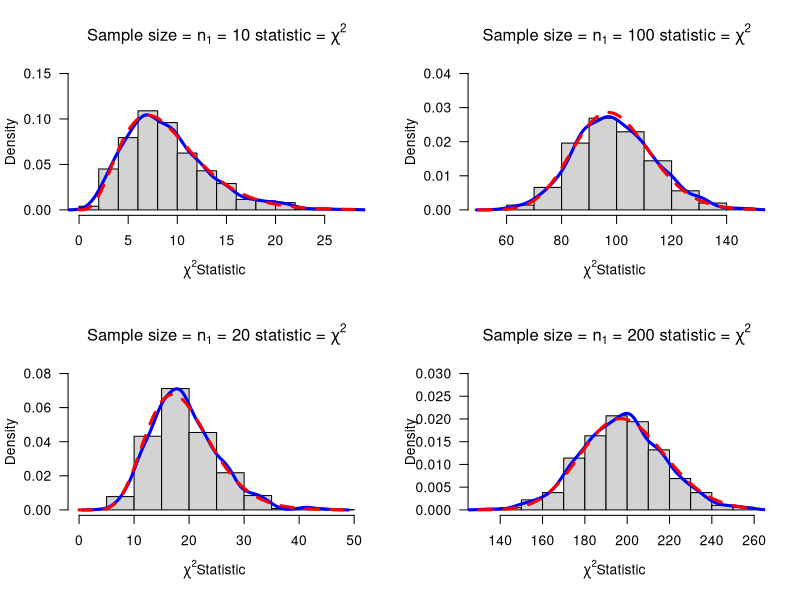
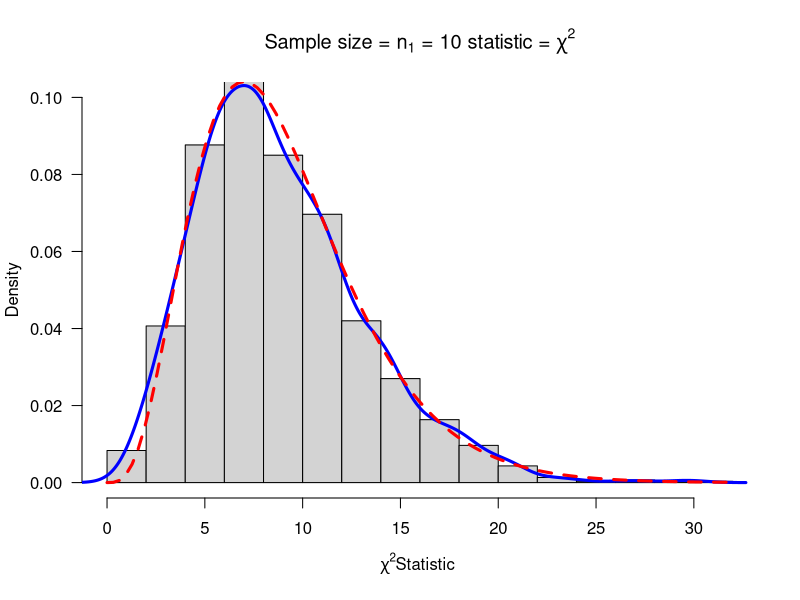
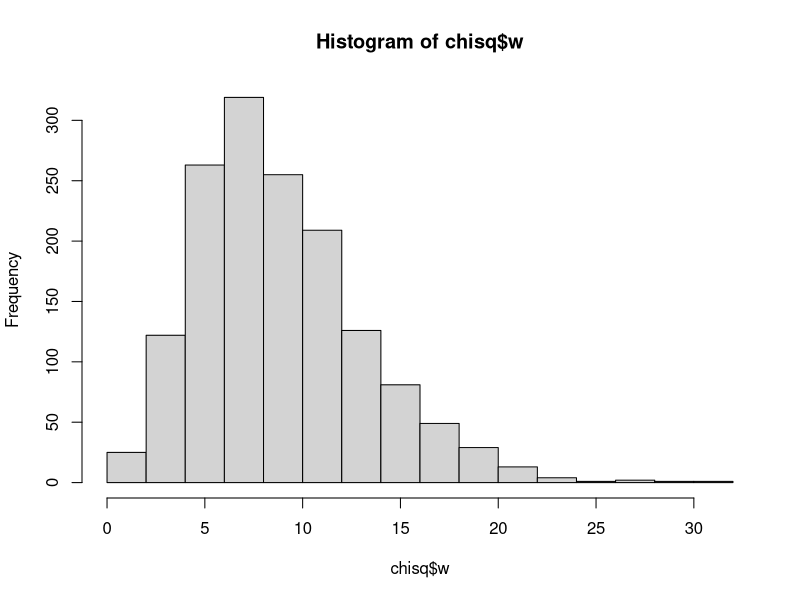
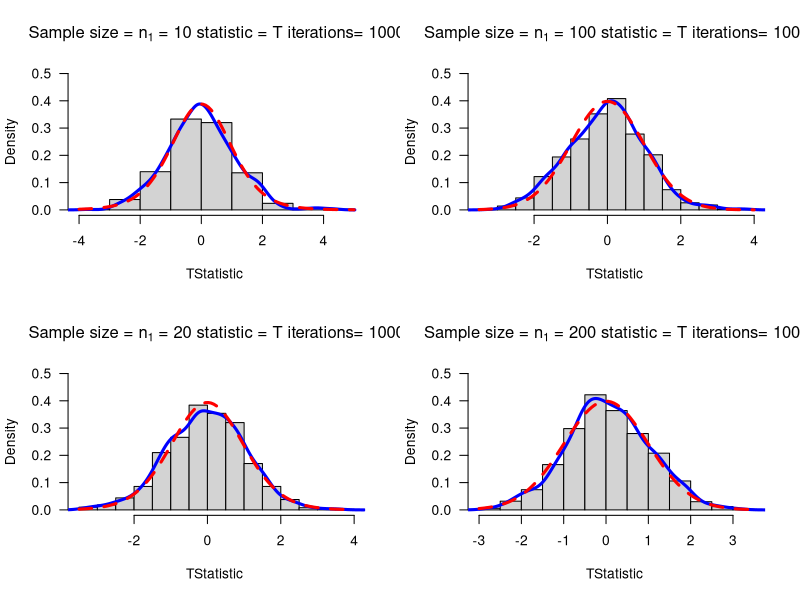
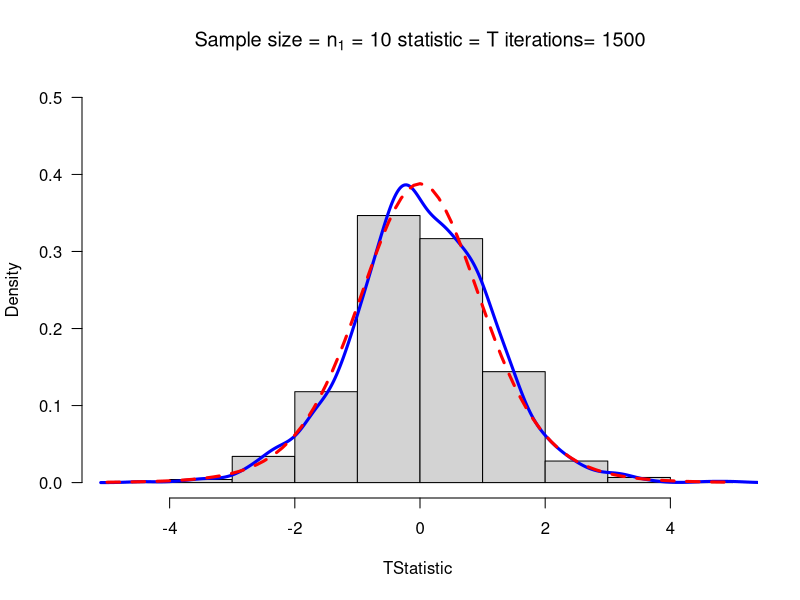
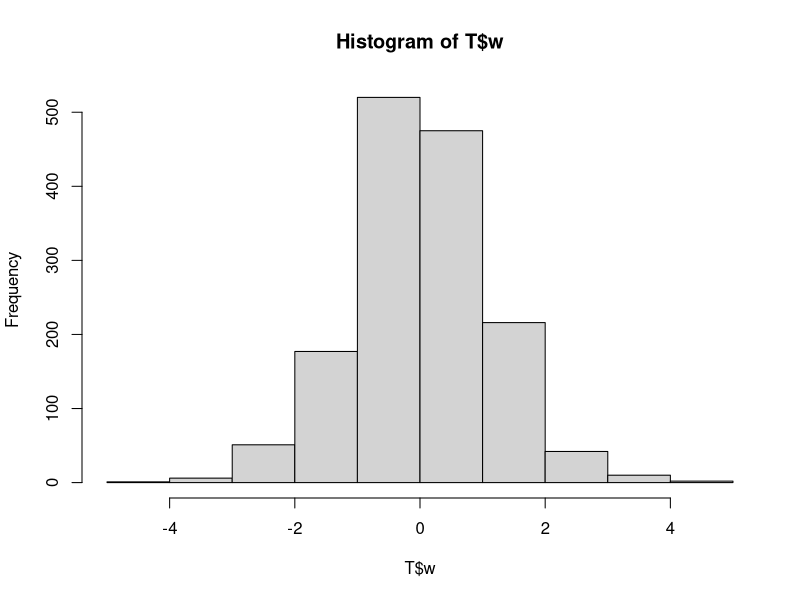
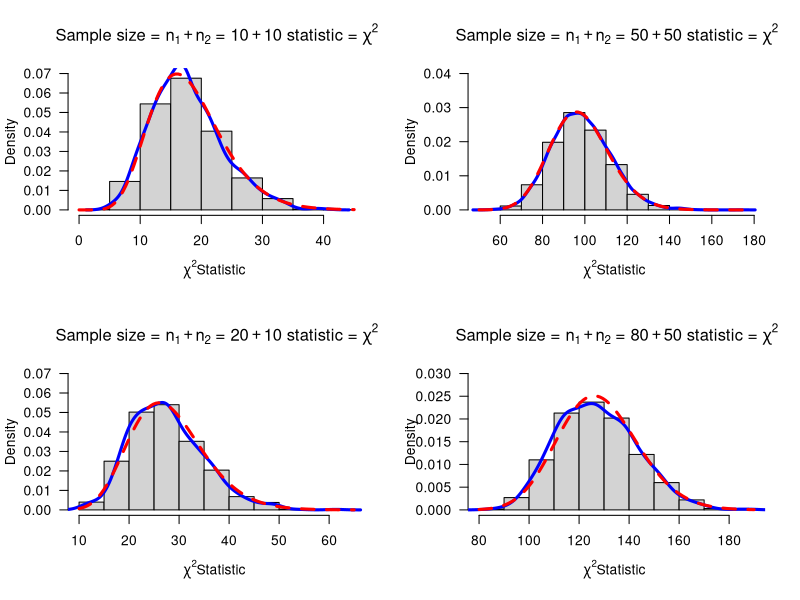
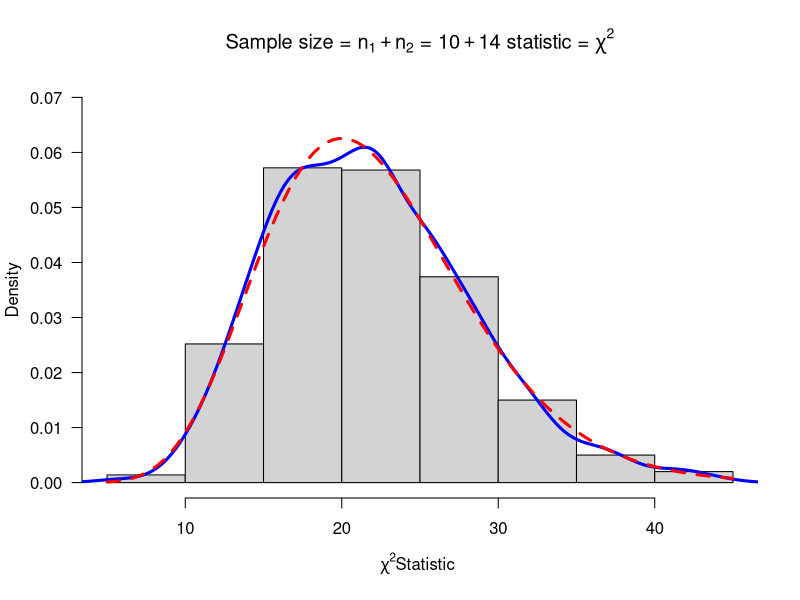

These figures' R source, in order:
## ---- chunk 1
knitr::opts_chunk$set(echo = TRUE)
## ---- chunk 2
getwd()
## ---- chunk 3
mychisim <- function(n1=10,sigma1=4,mean1=10,iter=1000,ymax=0.1,...){    # adjust ymax to make graph fit
  y1=rnorm(n1*iter,mean=mean1,sd=sigma1) # generate iter samples of size n1
  
  data1.mat=matrix(y1,nrow=n1,ncol=iter,byrow=TRUE) # Each column is a sample size n1
  
  ssq1=apply(data1.mat,2,var) # ssq1 is s squared
  
  w=(n1-1)*ssq1/sigma1^2      #chi-sq stat
  
  hist(w,freq=FALSE, ylim=c(0,ymax), # Histogram with annotation
       main=substitute(paste("Sample size = ",n[1]," = ",n1," statistic = ",chi^2)),
       xlab=expression(paste(chi^2, "Statistic",sep=" ")), las=1)
  lines(density(w),col="Blue",lwd=3) # add a density plot
  curve(dchisq(x,n1-1),add=TRUE,col="Red",lty=2,lwd=3) # add a theoretical curve
  title=expression(chi^2==frac((n[1]-1)*s^2,sigma^2)) #mathematical annotation -see ?plotmath
  # legend(locator(1),c("Simulated","Theoretical"),col=c("Blue","Red"),lwd=4,lty=1:2,bty="n",title=title) # Legend #
  return(list(w=w,summary=summary(w),sd=sd(w),fun="Chi-sq")) # some output to use if needed
}
layout(matrix(1:4, nr=2,nc=2))

chisim1 <- mychisim(ymax=0.15)
chisim2 <- mychisim(n1=20, ymax=0.08)
chisim3 <- mychisim(n1=100, ymax=0.04)
chisim4 <- mychisim(n1=200, ymax=0.03)

par(mfrow=c(1,1))

chisq <- mychisim(iter=1500, mean1=20, sigma1=10)
hist(chisq$w)
## ---- chunk 4
myTsim <- function(n1=10,sigma1=4,mean1=10,iter=1000,ymax=0.5,...){    # adjust ymax to make graph fit
  y1=rnorm(n1*iter,mean=mean1,sd=sigma1)# generate iter samples of size n1
  
  data1.mat=matrix(y1,nrow=n1,ncol=iter,byrow=TRUE) # Each column is a sample size n1
  
  sd1=apply(data1.mat,2,sd) # sd
  ybar=apply(data1.mat,2,mean)  # mean
  
  w=(ybar-mean1)/(sd1/sqrt(n1))      #T stat
  
  hist(w,freq=FALSE, ylim=c(0,ymax), # Histogram with annotation
       main=substitute(paste("Sample size = ",n[1]," = ",n1," statistic = ",T," iterations= ",iter)),
       xlab=expression(paste(T, "Statistic",sep=" ")), las=1)
  lines(density(w),col="Blue",lwd=3) # add a density plot
  curve(dt(x,n1-1),add=TRUE,col="Red",lty=2,lwd=3) # add a theoretical curve
  title=expression(T==frac((bar(y)-mu),s/sqrt(n1))) #mathematical annotation -see ?plotmath
  # legend(locator(1),c("Simulated","Theoretical"),col=c("Blue","Red"),lwd=4,lty=1:2,bty="n",title=title) # Legend #
  return(list(w=w,summary=summary(w),sd=sd(w),fun="T")) # some output to use if needed
}
layout(matrix(1:4, nr=2,nc=2))

tsim1 <- myTsim()
tsim2 <- myTsim(n1=20)
tsim3 <- myTsim(n1=100)
tsim4 <- myTsim(n1=200)

par(mfrow=c(1,1))

T <- myTsim(iter=1500, mean1=20, sigma1=10)
hist(T$w)
## ---- chunk 5
mychisim2<-function(n1=10,n2=10,sigma1=4,sigma2=4,mean1=5,mean2=10,iter=1000,ymax=0.07,...){    # adjust ymax to make graph fit
  y1=rnorm(n1*iter,mean=mean1,sd=sigma1)# generate iter samples of size n1
  y2=rnorm(n2*iter,mean=mean2,sd=sigma2)
  data1.mat=matrix(y1,nrow=n1,ncol=iter,byrow=TRUE) # Each column is a sample size n1
  data2.mat=matrix(y2,nrow=n2,ncol=iter,byrow=TRUE)
  ssq1=apply(data1.mat,2,var) # ssq1 is s squared
  ssq2=apply(data2.mat,2,var)
  spsq=((n1-1)*ssq1 + (n2-1)*ssq2)/(n1+n2-2) # pooled s squared
  w=(n1+n2-2)*spsq/(sigma1^2)#sigma1=sigma2,  Chi square stat
  hist(w,freq=FALSE, ylim=c(0,ymax), # Histogram with annotation
       main=substitute(paste("Sample size = ",n[1]+n[2]," = ",n1+n2," statistic = ",chi^2)),
       xlab=expression(paste(chi^2, "Statistic",sep=" ")), las=1)
  lines(density(w),col="Blue",lwd=3) # add a density plot
  curve(dchisq(x,n1+n2-2),add=TRUE,col="Red",lty=2,lwd=3) # add a theoretical curve
  title=expression(chi^2==frac((n[1]+n[2]-2)*S[p]^2,sigma^2)) #mathematical annotation -see ?plotmath
  # legend(locator(1),c("Simulated","Theoretical"),col=c("Blue","Red"),lwd=4,lty=1:2,bty="n",title=title) # Legend #
  return(list(w=w,summary=summary(w),sd=sd(w),fun="Chi-sq")) # some output to use if needed
}
layout(matrix(1:4, nr=2,nc=2))

chi2sam1 <- mychisim2()
chi2sam2 <- mychisim2(n1=20, mean1=3, mean2=5, sigma1=10, sigma2=10)
chi2sam3 <- mychisim2(n1=50, n2=50, iter=10000, ymax=0.04)
chi2sam4 <- mychisim2(n1=80, n2=50, mean=3, mean2=5, sigma1=10, sigma2=10, ymax=0.03)

par(mfrow=c(1,1))

chi2sam <- mychisim2(n1=10,n2=14,sigma1=3,sigma2=3,mean1=5,mean2=10,iter=1000,ymax=0.07)
hist(chi2sam$w)
## ---- chunk 6
myTsim2 <- function(n1=10,n2=14,sigma1=3,sigma2=3,mean1=5,mean2=10,iter=1000,ymax=0.5,...){
  y1=rnorm(n1*iter,mean=mean1,sd=sigma1)# generate iter samples of size n1
  y2=rnorm(n2*iter,mean=mean2,sd=sigma2)
  data1.mat=matrix(y1,nrow=n1,ncol=iter,byrow=TRUE) # Each column is a sample size n1
  data2.mat=matrix(y2,nrow=n2,ncol=iter,byrow=TRUE)
  ssq1=apply(data1.mat,2,var) # ssq1 is s squared
  ybar1= apply(data1.mat,2,mean)
  ssq2=apply(data2.mat,2,var)
  ybar2=apply(data2.mat,2,mean)
  spsq=((n1-1)*ssq1 + (n2-1)*ssq2)/(n1+n2-2) # pooled s squared
  w=((ybar1-ybar2)-(mean1-mean2))/sqrt(spsq*(1/n1+1/n2))#sigma1=sigma2,  Chi square stat
  hist(w,freq=FALSE, ylim=c(0,ymax), # Histogram with annotation
       main=substitute(paste("Sample size = ",n[1]+n[2]," = ",n1+n2," statistic = ",T)),
       xlab=paste(" T Statistic",sep=""), las=1)
  lines(density(w),col="Blue",lwd=3) # add a density plot
  curve(dt(x,n1+n2-2),add=TRUE,col="Red",lty=2,lwd=3) # add a theoretical curve
  title=expression(T==frac((bar(Y)[1]-bar(Y)[2])-(mu[1]-mu[2]),S[p]*sqrt(frac(1,n[1])+frac(1,n[2])))) #mathematical annotation -see ?plotmath
  # legend(2,0.2,c("Simulated","Theoretical"),col=c("Blue","Red"),lwd=4,lty=1:2,bty="n",title=title)# Legend #
  return(list(w=w,summary=summary(w),sdw=sd(w),fun="T")) # some output to use if needed
}
layout(matrix(1:4, nr=2,nc=2))

t2sam1 <- myTsim2(n2=10, sigma1=4, sigma2=4)
t2sam2 <- myTsim2(n1=20, n2=10, mean1=3, mean2=5, sigma1=10, sigma2=10)
t2sam3 <- myTsim2(n1=50, n2=50, sigma1=4, sigma2=4, iter=10000)
t2sam4 <- myTsim2(n1=80, n2=50, mean1=3, mean2=5, sigma1=10, sigma2=10, iter=10000)

par(mfrow=c(1,1))

t2sam <- myTsim(iter=10000)
hist(t2sam$w)
## ---- chunk 7
myFsim2<-function(n1=10,n2=14,sigma1=3,sigma2=2,mean1=5,mean2=10,iter=1000,ymax=0.9,...){
  y1=rnorm(n1*iter,mean=mean1,sd=sigma1)# generate iter samples of size n1
  y2=rnorm(n2*iter,mean=mean2,sd=sigma2)
  data1.mat=matrix(y1,nrow=n1,ncol=iter,byrow=TRUE) # Each column is a sample size n1
  data2.mat=matrix(y2,nrow=n2,ncol=iter,byrow=TRUE)
  ssq1=apply(data1.mat,2,var) # ssq1 is s squared
  ssq2=apply(data2.mat,2,var)
  #spsq=((n1-1)*ssq1 + (n2-1)*ssq2)/(n1+n2-2) # pooled s squared
  w=ssq1*sigma2^2/(ssq2*sigma1^2) #
  hist(w,freq=FALSE, ylim=c(0,ymax), # Histogram with annotation
       main=substitute(paste("Sample size = ",n[1]+n[2]," = ",n1+n2," statistic = ",F)),
       xlab=paste("F Statistic",sep=""), las=1)
  lines(density(w),col="Blue",lwd=3) # add a density plot
  curve(df(x,n1-1,n2-1),xlim=c(0,6),add=TRUE,col="Red",lty=2,lwd=3) # add a theoretical curve
  title=expression(F==frac(s[1]^2,s[2]^2)*frac(sigma[2]^2,sigma[1]^2)) #mathematical annotation -see ?plotmath
  legend(6,0.5,c("Simulated","Theoretical"),col=c("Blue","Red"),lwd=4,lty=1:2,bty="n",title=title)# Legend #
  return(list(w=w,summary=summary(w),sd=sd(w),fun="F")) # some output to use if needed
}
# F = ((sd1/sd2)^2)((sigma2/sigma1)^2)
# No assumptions made
layout(matrix(1:4, nr=2,nc=2))

fsim1 <- myFsim2(n2=10, sigma1=4, sigma2=4)
fsim2 <- myFsim2(n1=20, n2=10, mean1=3, mean2=5, sigma1=10, sigma2=10)
fsim3 <- myFsim2(n1=50, n2=50, sigma1=4, sigma2=4, iter=10000, ymax=1.5)
fsim4 <- myFsim2(n1=80, n2=50, mean1=3, mean2=5, sigma1=10, sigma2=10, iter=10000, ymax=1.7)

par(mfrow=c(1,1))

fsim <- myFsim2(iter=10000)
hist(fsim$w)
